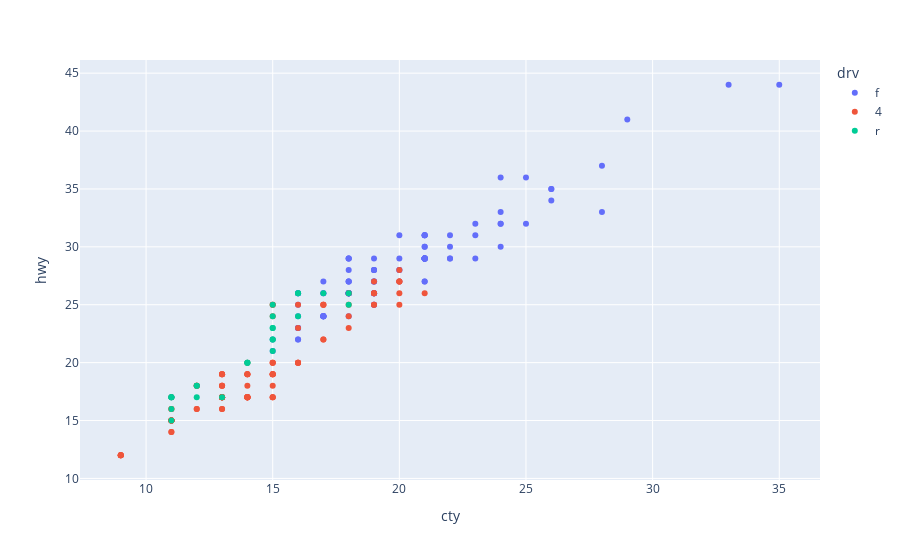

The notebook cell saved with this chart:
### Code cell
fig = px.scatter(data_frame = mpg , x = 'cty', y = 'hwy', color = 'drv')
fig

### Figure 1 — Plotly figure (JSON) as saved in the notebook; plotly's stock layout.template omitted (floating-point values rounded to 4 significant figures)
{"data": [{"hovertemplate": "drv=f<br>cty=%{x}<br>hwy=%{y}<extra></extra>", "legendgroup": "f", "marker": {"color": "#636efa", "symbol": "circle"}, "mode": "markers", "name": "f", "orientation": "v", "showlegend": true, "type": "scatter", "x": [18, 21, 20, 21, 16, 18, 18, 19, 22, 18, 18, 17, 18, 17, 16, 16, 17, 17, 11, 15, 15, 16, 16, 28, 24, 25, 23, 24, 26, 25, 24, 21, 18, 18, 21, 21, 18, 18, 19, 19, 19, 20, 20, 17, 16, 17, 21, 19, 23, 23, 19, 19, 18, 19, 19, 18, 16, 17, 18, 16, 21, 21, 21, 21, 18, 18, 19, 21, 21, 21, 22, 18, 18, 18, 24, 24, 26, 28, 26, 21, 19, 21, 22, 17, 33, 21, 19, 22, 21, 21, 21, 16, 17, 35, 29, 21, 19, 20, 20, 21, 18, 19, 21, 16, 18, 17], "xaxis": "x", "y": [29, 29, 31, 30, 26, 26, 27, 27, 30, 26, 29, 26, 24, 24, 22, 22, 24, 24, 17, 22, 21, 23, 23, 33, 32, 32, 29, 32, 34, 36, 36, 29, 26, 27, 30, 31, 26, 26, 28, 26, 29, 28, 27, 24, 24, 24, 29, 27, 31, 32, 27, 26, 26, 25, 25, 26, 26, 27, 28, 25, 29, 27, 31, 31, 26, 26, 28, 27, 29, 31, 31, 26, 26, 27, 30, 33, 35, 37, 35, 29, 26, 29, 29, 24, 44, 29, 26, 29, 29, 29, 29, 23, 24, 44, 41, 29, 26, 28, 29, 29, 29, 28, 29, 26, 26, 26], "yaxis": "y"}, {"hovertemplate": "drv=4<br>cty=%{x}<br>hwy=%{y}<extra></extra>", "legendgroup": "4", "marker": {"color": "#EF553B", "symbol": "circle"}, "mode": "markers", "name": "4", "orientation": "v", "showlegend": true, "type": "scatter", "x": [18, 16, 20, 19, 15, 17, 17, 15, 15, 17, 16, 14, 11, 11, 14, 15, 14, 13, 14, 14, 14, 9, 11, 11, 13, 13, 9, 13, 11, 13, 11, 12, 9, 13, 13, 12, 9, 11, 11, 13, 11, 14, 15, 14, 13, 13, 13, 14, 14, 13, 13, 13, 11, 13, 17, 15, 15, 14, 9, 14, 13, 11, 11, 12, 12, 11, 14, 13, 13, 13, 14, 15, 14, 12, 18, 18, 20, 19, 20, 18, 21, 19, 19, 19, 20, 20, 19, 20, 15, 16, 15, 15, 16, 14, 11, 13, 15, 16, 17, 15, 15, 15, 16], "xaxis": "x", "y": [26, 25, 28, 27, 25, 25, 25, 25, 24, 25, 23, 19, 14, 15, 17, 19, 18, 17, 17, 19, 19, 12, 17, 15, 17, 17, 12, 17, 16, 18, 15, 16, 12, 17, 17, 16, 12, 15, 16, 17, 15, 17, 19, 17, 19, 19, 17, 17, 17, 16, 16, 17, 15, 17, 22, 19, 20, 17, 12, 19, 18, 14, 15, 18, 18, 15, 17, 19, 19, 17, 17, 17, 20, 18, 25, 24, 27, 25, 26, 23, 26, 26, 26, 26, 25, 27, 25, 27, 20, 20, 19, 17, 20, 17, 15, 18, 20, 20, 22, 17, 19, 18, 20], "yaxis": "y"}, {"hovertemplate": "drv=r<br>cty=%{x}<br>hwy=%{y}<extra></extra>", "legendgroup": "r", "marker": {"color": "#00cc96", "symbol": "circle"}, "mode": "markers", "name": "r", "orientation": "v", "showlegend": true, "type": "scatter", "x": [14, 11, 14, 13, 12, 16, 15, 16, 15, 15, 11, 11, 12, 18, 18, 17, 16, 15, 15, 15, 15, 14, 11, 11, 12], "xaxis": "x", "y": [20, 15, 20, 17, 17, 26, 23, 26, 25, 24, 17, 17, 18, 26, 25, 26, 24, 21, 22, 23, 22, 20, 17, 16, 18], "yaxis": "y"}], "layout": {"autosize": true, "legend": {"title": {"text": "drv"}, "tracegroupgap": 0}, "margin": {"t": 60}, "xaxis": {"anchor": "y", "autorange": true, "domain": [0, 1], "range": [7.424, 36.58], "title": {"text": "cty"}, "type": "linear"}, "yaxis": {"anchor": "x", "autorange": true, "domain": [0, 1], "range": [9.522, 46.48], "title": {"text": "hwy"}, "type": "linear"}}}
